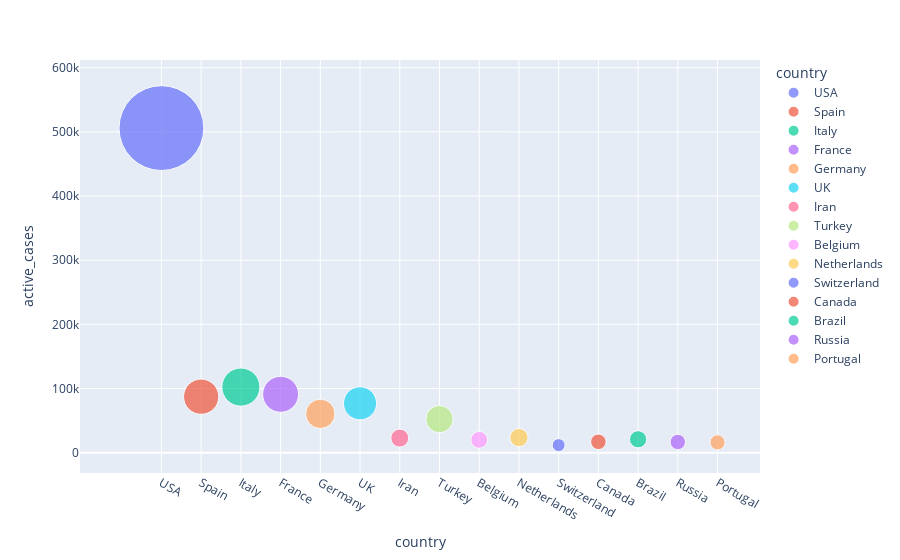
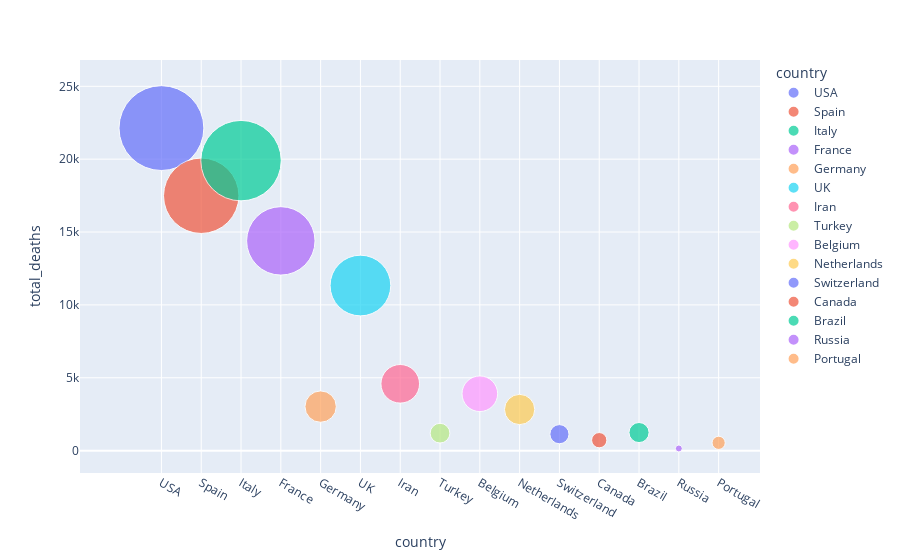

Source (notebook cell) for these figures, in order:
### Code cell
import requests
import notify2
import logging
from bs4 import BeautifulSoup
import matplotlib.pyplot as plt
import pandas as pd
from tabulate import tabulate
import plotly.express as px

class covid:
    
    def __init__(self, url):   
        self.url = url
    
    def logged_errors(self, msg):        
        logger = logging.getLogger(__name__)
        logger.setLevel(logging.INFO)
        formatter = logging.Formatter('%(asctime)s:%(levelname)s:%(message)s')
        file_handler = logging.FileHandler('covid.log')
        file_handler.setFormatter(formatter)
        logger.addHandler(file_handler)
        logger.error(msg)
        
    def show_notification(self, title, message, icon):
        try:
            notify2.init('app')
            notification = notify2.Notification(title, message, icon)
            notification.set_urgency(2)
            notification.show()
            self.logged_errors(message)
        except Exception:
            return
    
    def get_http_data(self):
        try:
            http_data = requests.get(self.url)
            if http_data.status_code != 200:
                title = "FAILED"
                msg = f"http get request failed with : {http_data.status_code}"
                icon = "dialog-information"
                self.show_notification(title, msg, icon)
                return
            else:
                return http_data
        except Exception:
            return
        
    def parse_http_data(self, http_data):
        global soup
        soup = BeautifulSoup(http_data.text, 'lxml')
        self.get_total_world_data()
        
    def get_total_world_data(self):
        
        # Get Total Cases in World
        total_numbers = soup.find_all('div', class_='maincounter-number')
        global world_cases
        world_cases = []
        for t in total_numbers:
            world_cases.append(t.span.text.strip())
        
        # Get Total Active and Closed Cases in World
        global active_closed_cases
        active_closed_cases = []
        total_active_closed = soup.find_all('div',class_='number-table-main')
        for t in total_active_closed:
            active_closed_cases.append(t.text)
            
        # Get mild condition patient count and critical patient count
        global mild_critical_cases
        mild_critical_cases = []
        total_mild_critical_cases = soup.find_all('span', class_='number-table')
        for m in total_mild_critical_cases:
            mild_critical_cases.append(m.text.strip())
        
        mild_critical_cases = mild_critical_cases[:2]
    
    def get_all_countries_data(self):
        all_countries_data_tbody = soup.find('tbody')
        all_countries_data = ''
        for tr in all_countries_data_tbody.find_all('tr')[8:]:
            for td in tr.find_all('td'):
                all_countries_data += td.text.strip() + '$'
            all_countries_data += '\n'
        all_countries_data = all_countries_data.split('\n')
        
        global all_countries_data_temp
        all_countries_data_temp = []
        len_ = len(all_countries_data)
        for data in all_countries_data[:len_-1]:
            all_countries_data_temp.append(data.split('$')[:11])
            
    
    def create_dataframe(self):
        global df
        df = pd.DataFrame(all_countries_data_temp)
        columns = ['country', 'total_cases', 'new_cases', 'total_deaths', 'new_deaths', 'total_recovered',
                  'active_cases', 'serious_critical', 'total_cases_per_1M', 'deaths_per_1M', 'total_tests']
        df.columns = columns
        df.replace('', 'nan', inplace=True)
        df.replace('N/A', 'nan', inplace=True)
        
        df.drop(['total_cases_per_1M', 'deaths_per_1M'], axis=True, inplace=True)
        
        #write to a file
        df.to_csv('covid.csv',index=False,header=True)
        
    def string_to_num(self, string):
        if string == 'nan':
            return 0
        elif string[0] == '+':
            string = string[1:]
            return int(''.join(string.split(',')))
        else:
            return int(''.join(string.split(',')))
    
    def change_cols_data_to_numeric(self):
        df['total_cases'] = df['total_cases'].apply(self.string_to_num)
        df['new_cases'] = df['new_cases'].apply(self.string_to_num)
        df['total_deaths'] = df['total_deaths'].apply(self.string_to_num)
        df['new_deaths'] = df['new_deaths'].apply(self.string_to_num)
        df['total_recovered'] = df['total_recovered'].apply(self.string_to_num)
        df['active_cases'] = df['active_cases'].apply(self.string_to_num)
        df['serious_critical'] = df['serious_critical'].apply(self.string_to_num)
        df['total_tests'] = df['total_tests'].apply(self.string_to_num)
        print(tabulate(df.head(10)))
            
    @staticmethod
    def plot_total_numbers():
        fig = plt.figure()
        ax = fig.add_subplot(111)
        world_cases_temp = []
        ax.set(title='Current Coronavirus Cases Stats')
        for c in world_cases:
            world_cases_temp.append(int((''.join(c.split(',')))))
        text = ['total_cases','total_deaths','total_recovered']
        ax.bar(text,world_cases_temp)
        plt.show()
    
    @staticmethod
    def plot_active_closed_cases():
        fig = plt.figure()
        ax = fig.add_subplot(111)
        ax.set(title='Total Coronavirus Cases distribution')
        active_closed_cases_temp = []
        for c in active_closed_cases:
            active_closed_cases_temp.append(int((''.join(c.split(',')))))
        text = ['active_cases','closed_cases']
        ax.bar(text,active_closed_cases_temp)
        plt.show()

    @staticmethod
    def plot_mild_critical_cases():
        fig = plt.figure()
        ax = fig.add_subplot(111)
        ax.set(title='Total Active Cases distribution')
        mild_critical_cases_temp = []
        for c in mild_critical_cases:
            mild_critical_cases_temp.append(int((''.join(c.split(',')))))
        text = ['mild_cases','critical_cases']
        ax.bar(text,mild_critical_cases_temp)
        plt.show()
    
    @staticmethod
    def plot_country_active_cases():
        fig = px.scatter(df.head(15), x='country', y='active_cases',
                        size='active_cases', color='country', hover_name='country', size_max=60)
        fig.show()
    
    @staticmethod
    def plot_country_death_cases():
        fig = px.scatter(df.head(15), x='country', y='total_deaths',
                        size='total_deaths', color='country', hover_name='country', size_max=60)
        fig.show()
            
if __name__ == "__main__":
    
    url = "https://www.worldometers.info/coronavirus/"
    c = covid(url)
    http_data = c.get_http_data()
    if http_data:
        c.parse_http_data(http_data)
        c.get_all_countries_data()
        c.create_dataframe()
        c.change_cols_data_to_numeric()
        #c.plot_total_numbers()
        #c.plot_active_closed_cases()
        #c.plot_mild_critical_cases()
        c.plot_country_active_cases()
        c.plot_country_death_cases()

### Figure 1 — Plotly figure (JSON) as saved in the notebook; plotly's stock layout.template omitted (floating-point values rounded to 4 significant figures)
{"data": [{"hoverlabel": {"namelength": 0}, "hovertemplate": "<b>%{hovertext}</b><br><br>country=%{x}<br>active_cases=%{marker.size}", "hovertext": ["USA"], "legendgroup": "USA", "marker": {"color": "#636efa", "size": [505904], "sizemode": "area", "sizeref": 140.5, "symbol": "circle"}, "mode": "markers", "name": "USA", "showlegend": true, "type": "scatter", "x": ["USA"], "xaxis": "x", "y": [505904], "yaxis": "y"}, {"hoverlabel": {"namelength": 0}, "hovertemplate": "<b>%{hovertext}</b><br><br>country=%{x}<br>active_cases=%{marker.size}", "hovertext": ["Spain"], "legendgroup": "Spain", "marker": {"color": "#EF553B", "size": [87280], "sizemode": "area", "sizeref": 140.5, "symbol": "circle"}, "mode": "markers", "name": "Spain", "showlegend": true, "type": "scatter", "x": ["Spain"], "xaxis": "x", "y": [87280], "yaxis": "y"}, {"hoverlabel": {"namelength": 0}, "hovertemplate": "<b>%{hovertext}</b><br><br>country=%{x}<br>active_cases=%{marker.size}", "hovertext": ["Italy"], "legendgroup": "Italy", "marker": {"color": "#00cc96", "size": [102253], "sizemode": "area", "sizeref": 140.5, "symbol": "circle"}, "mode": "markers", "name": "Italy", "showlegend": true, "type": "scatter", "x": ["Italy"], "xaxis": "x", "y": [102253], "yaxis": "y"}, {"hoverlabel": {"namelength": 0}, "hovertemplate": "<b>%{hovertext}</b><br><br>country=%{x}<br>active_cases=%{marker.size}", "hovertext": ["France"], "legendgroup": "France", "marker": {"color": "#ab63fa", "size": [91012], "sizemode": "area", "sizeref": 140.5, "symbol": "circle"}, "mode": "markers", "name": "France", "showlegend": true, "type": "scatter", "x": ["France"], "xaxis": "x", "y": [91012], "yaxis": "y"}, {"hoverlabel": {"namelength": 0}, "hovertemplate": "<b>%{hovertext}</b><br><br>country=%{x}<br>active_cases=%{marker.size}", "hovertext": ["Germany"], "legendgroup": "Germany", "marker": {"color": "#FFA15A", "size": [60532], "sizemode": "area", "sizeref": 140.5, "symbol": "circle"}, "mode": "markers", "name": "Germany", "showlegend": true, "type": "scatter", "x": ["Germany"], "xaxis": "x", "y": [60532], "yaxis": "y"}, {"hoverlabel": {"namelength": 0}, "hovertemplate": "<b>%{hovertext}</b><br><br>country=%{x}<br>active_cases=%{marker.size}", "hovertext": ["UK"], "legendgroup": "UK", "marker": {"color": "#19d3f3", "size": [76948], "sizemode": "area", "sizeref": 140.5, "symbol": "circle"}, "mode": "markers", "name": "UK", "showlegend": true, "type": "scatter", "x": ["UK"], "xaxis": "x", "y": [76948], "yaxis": "y"}, {"hoverlabel": {"namelength": 0}, "hovertemplate": "<b>%{hovertext}</b><br><br>country=%{x}<br>active_cases=%{marker.size}", "hovertext": ["Iran"], "legendgroup": "Iran", "marker": {"color": "#FF6692", "size": [22735], "sizemode": "area", "sizeref": 140.5, "symbol": "circle"}, "mode": "markers", "name": "Iran", "showlegend": true, "type": "scatter", "x": ["Iran"], "xaxis": "x", "y": [22735], "yaxis": "y"}, {"hoverlabel": {"namelength": 0}, "hovertemplate": "<b>%{hovertext}</b><br><br>country=%{x}<br>active_cases=%{marker.size}", "hovertext": ["Turkey"], "legendgroup": "Turkey", "marker": {"color": "#B6E880", "size": [52312], "sizemode": "area", "sizeref": 140.5, "symbol": "circle"}, "mode": "markers", "name": "Turkey", "showlegend": true, "type": "scatter", "x": ["Turkey"], "xaxis": "x", "y": [52312], "yaxis": "y"}, {"hoverlabel": {"namelength": 0}, "hovertemplate": "<b>%{hovertext}</b><br><br>country=%{x}<br>active_cases=%{marker.size}", "hovertext": ["Belgium"], "legendgroup": "Belgium", "marker": {"color": "#FF97FF", "size": [19979], "sizemode": "area", "sizeref": 140.5, "symbol": "circle"}, "mode": "markers", "name": "Belgium", "showlegend": true, "type": "scatter", "x": ["Belgium"], "xaxis": "x", "y": [19979], "yaxis": "y"}, {"hoverlabel": {"namelength": 0}, "hovertemplate": "<b>%{hovertext}</b><br><br>country=%{x}<br>active_cases=%{marker.size}", "hovertext": ["Netherlands"], "legendgroup": "Netherlands", "marker": {"color": "#FECB52", "size": [23478], "sizemode": "area", "sizeref": 140.5, "symbol": "circle"}, "mode": "markers", "name": "Netherlands", "showlegend": true, "type": "scatter", "x": ["Netherlands"], "xaxis": "x", "y": [23478], "yaxis": "y"}, {"hoverlabel": {"namelength": 0}, "hovertemplate": "<b>%{hovertext}</b><br><br>country=%{x}<br>active_cases=%{marker.size}", "hovertext": ["Switzerland"], "legendgroup": "Switzerland", "marker": {"color": "#636efa", "size": [11794], "sizemode": "area", "sizeref": 140.5, "symbol": "circle"}, "mode": "markers", "name": "Switzerland", "showlegend": true, "type": "scatter", "x": ["Switzerland"], "xaxis": "x", "y": [11794], "yaxis": "y"}, {"hoverlabel": {"namelength": 0}, "hovertemplate": "<b>%{hovertext}</b><br><br>country=%{x}<br>active_cases=%{marker.size}", "hovertext": ["Canada"], "legendgroup": "Canada", "marker": {"color": "#EF553B", "size": [16915], "sizemode": "area", "sizeref": 140.5, "symbol": "circle"}, "mode": "markers", "name": "Canada", "showlegend": true, "type": "scatter", "x": ["Canada"], "xaxis": "x", "y": [16915], "yaxis": "y"}, {"hoverlabel": {"namelength": 0}, "hovertemplate": "<b>%{hovertext}</b><br><br>country=%{x}<br>active_cases=%{marker.size}", "hovertext": ["Brazil"], "legendgroup": "Brazil", "marker": {"color": "#00cc96", "size": [20904], "sizemode": "area", "sizeref": 140.5, "symbol": "circle"}, "mode": "markers", "name": "Brazil", "showlegend": true, "type": "scatter", "x": ["Brazil"], "xaxis": "x", "y": [20904], "yaxis": "y"}, {"hoverlabel": {"namelength": 0}, "hovertemplate": "<b>%{hovertext}</b><br><br>country=%{x}<br>active_cases=%{marker.size}", "hovertext": ["Russia"], "legendgroup": "Russia", "marker": {"color": "#ab63fa", "size": [16710], "sizemode": "area", "sizeref": 140.5, "symbol": "circle"}, "mode": "markers", "name": "Russia", "showlegend": true, "type": "scatter", "x": ["Russia"], "xaxis": "x", "y": [16710], "yaxis": "y"}, {"hoverlabel": {"namelength": 0}, "hovertemplate": "<b>%{hovertext}</b><br><br>country=%{x}<br>active_cases=%{marker.size}", "hovertext": ["Portugal"], "legendgroup": "Portugal", "marker": {"color": "#FFA15A", "size": [16122], "sizemode": "area", "sizeref": 140.5, "symbol": "circle"}, "mode": "markers", "name": "Portugal", "showlegend": true, "type": "scatter", "x": ["Portugal"], "xaxis": "x", "y": [16122], "yaxis": "y"}], "layout": {"legend": {"itemsizing": "constant", "title": {"text": "country"}, "tracegroupgap": 0}, "margin": {"t": 60}, "xaxis": {"anchor": "y", "categoryarray": ["USA", "Spain", "Italy", "France", "Germany", "UK", "Iran", "Turkey", "Belgium", "Netherlands", "Switzerland", "Canada", "Brazil", "Russia", "Portugal"], "categoryorder": "array", "domain": [0, 1], "title": {"text": "country"}}, "yaxis": {"anchor": "x", "domain": [0, 1], "title": {"text": "active_cases"}}}}

### Figure 2 — Plotly figure (JSON) as saved in the notebook; plotly's stock layout.template omitted (floating-point values rounded to 4 significant figures)
{"data": [{"hoverlabel": {"namelength": 0}, "hovertemplate": "<b>%{hovertext}</b><br><br>country=%{x}<br>total_deaths=%{marker.size}", "hovertext": ["USA"], "legendgroup": "USA", "marker": {"color": "#636efa", "size": [22133], "sizemode": "area", "sizeref": 6.148, "symbol": "circle"}, "mode": "markers", "name": "USA", "showlegend": true, "type": "scatter", "x": ["USA"], "xaxis": "x", "y": [22133], "yaxis": "y"}, {"hoverlabel": {"namelength": 0}, "hovertemplate": "<b>%{hovertext}</b><br><br>country=%{x}<br>total_deaths=%{marker.size}", "hovertext": ["Spain"], "legendgroup": "Spain", "marker": {"color": "#EF553B", "size": [17489], "sizemode": "area", "sizeref": 6.148, "symbol": "circle"}, "mode": "markers", "name": "Spain", "showlegend": true, "type": "scatter", "x": ["Spain"], "xaxis": "x", "y": [17489], "yaxis": "y"}, {"hoverlabel": {"namelength": 0}, "hovertemplate": "<b>%{hovertext}</b><br><br>country=%{x}<br>total_deaths=%{marker.size}", "hovertext": ["Italy"], "legendgroup": "Italy", "marker": {"color": "#00cc96", "size": [19899], "sizemode": "area", "sizeref": 6.148, "symbol": "circle"}, "mode": "markers", "name": "Italy", "showlegend": true, "type": "scatter", "x": ["Italy"], "xaxis": "x", "y": [19899], "yaxis": "y"}, {"hoverlabel": {"namelength": 0}, "hovertemplate": "<b>%{hovertext}</b><br><br>country=%{x}<br>total_deaths=%{marker.size}", "hovertext": ["France"], "legendgroup": "France", "marker": {"color": "#ab63fa", "size": [14393], "sizemode": "area", "sizeref": 6.148, "symbol": "circle"}, "mode": "markers", "name": "France", "showlegend": true, "type": "scatter", "x": ["France"], "xaxis": "x", "y": [14393], "yaxis": "y"}, {"hoverlabel": {"namelength": 0}, "hovertemplate": "<b>%{hovertext}</b><br><br>country=%{x}<br>total_deaths=%{marker.size}", "hovertext": ["Germany"], "legendgroup": "Germany", "marker": {"color": "#FFA15A", "size": [3022], "sizemode": "area", "sizeref": 6.148, "symbol": "circle"}, "mode": "markers", "name": "Germany", "showlegend": true, "type": "scatter", "x": ["Germany"], "xaxis": "x", "y": [3022], "yaxis": "y"}, {"hoverlabel": {"namelength": 0}, "hovertemplate": "<b>%{hovertext}</b><br><br>country=%{x}<br>total_deaths=%{marker.size}", "hovertext": ["UK"], "legendgroup": "UK", "marker": {"color": "#19d3f3", "size": [11329], "sizemode": "area", "sizeref": 6.148, "symbol": "circle"}, "mode": "markers", "name": "UK", "showlegend": true, "type": "scatter", "x": ["UK"], "xaxis": "x", "y": [11329], "yaxis": "y"}, {"hoverlabel": {"namelength": 0}, "hovertemplate": "<b>%{hovertext}</b><br><br>country=%{x}<br>total_deaths=%{marker.size}", "hovertext": ["Iran"], "legendgroup": "Iran", "marker": {"color": "#FF6692", "size": [4585], "sizemode": "area", "sizeref": 6.148, "symbol": "circle"}, "mode": "markers", "name": "Iran", "showlegend": true, "type": "scatter", "x": ["Iran"], "xaxis": "x", "y": [4585], "yaxis": "y"}, {"hoverlabel": {"namelength": 0}, "hovertemplate": "<b>%{hovertext}</b><br><br>country=%{x}<br>total_deaths=%{marker.size}", "hovertext": ["Turkey"], "legendgroup": "Turkey", "marker": {"color": "#B6E880", "size": [1198], "sizemode": "area", "sizeref": 6.148, "symbol": "circle"}, "mode": "markers", "name": "Turkey", "showlegend": true, "type": "scatter", "x": ["Turkey"], "xaxis": "x", "y": [1198], "yaxis": "y"}, {"hoverlabel": {"namelength": 0}, "hovertemplate": "<b>%{hovertext}</b><br><br>country=%{x}<br>total_deaths=%{marker.size}", "hovertext": ["Belgium"], "legendgroup": "Belgium", "marker": {"color": "#FF97FF", "size": [3903], "sizemode": "area", "sizeref": 6.148, "symbol": "circle"}, "mode": "markers", "name": "Belgium", "showlegend": true, "type": "scatter", "x": ["Belgium"], "xaxis": "x", "y": [3903], "yaxis": "y"}, {"hoverlabel": {"namelength": 0}, "hovertemplate": "<b>%{hovertext}</b><br><br>country=%{x}<br>total_deaths=%{marker.size}", "hovertext": ["Netherlands"], "legendgroup": "Netherlands", "marker": {"color": "#FECB52", "size": [2823], "sizemode": "area", "sizeref": 6.148, "symbol": "circle"}, "mode": "markers", "name": "Netherlands", "showlegend": true, "type": "scatter", "x": ["Netherlands"], "xaxis": "x", "y": [2823], "yaxis": "y"}, {"hoverlabel": {"namelength": 0}, "hovertemplate": "<b>%{hovertext}</b><br><br>country=%{x}<br>total_deaths=%{marker.size}", "hovertext": ["Switzerland"], "legendgroup": "Switzerland", "marker": {"color": "#636efa", "size": [1129], "sizemode": "area", "sizeref": 6.148, "symbol": "circle"}, "mode": "markers", "name": "Switzerland", "showlegend": true, "type": "scatter", "x": ["Switzerland"], "xaxis": "x", "y": [1129], "yaxis": "y"}, {"hoverlabel": {"namelength": 0}, "hovertemplate": "<b>%{hovertext}</b><br><br>country=%{x}<br>total_deaths=%{marker.size}", "hovertext": ["Canada"], "legendgroup": "Canada", "marker": {"color": "#EF553B", "size": [717], "sizemode": "area", "sizeref": 6.148, "symbol": "circle"}, "mode": "markers", "name": "Canada", "showlegend": true, "type": "scatter", "x": ["Canada"], "xaxis": "x", "y": [717], "yaxis": "y"}, {"hoverlabel": {"namelength": 0}, "hovertemplate": "<b>%{hovertext}</b><br><br>country=%{x}<br>total_deaths=%{marker.size}", "hovertext": ["Brazil"], "legendgroup": "Brazil", "marker": {"color": "#00cc96", "size": [1241], "sizemode": "area", "sizeref": 6.148, "symbol": "circle"}, "mode": "markers", "name": "Brazil", "showlegend": true, "type": "scatter", "x": ["Brazil"], "xaxis": "x", "y": [1241], "yaxis": "y"}, {"hoverlabel": {"namelength": 0}, "hovertemplate": "<b>%{hovertext}</b><br><br>country=%{x}<br>total_deaths=%{marker.size}", "hovertext": ["Russia"], "legendgroup": "Russia", "marker": {"color": "#ab63fa", "size": [148], "sizemode": "area", "sizeref": 6.148, "symbol": "circle"}, "mode": "markers", "name": "Russia", "showlegend": true, "type": "scatter", "x": ["Russia"], "xaxis": "x", "y": [148], "yaxis": "y"}, {"hoverlabel": {"namelength": 0}, "hovertemplate": "<b>%{hovertext}</b><br><br>country=%{x}<br>total_deaths=%{marker.size}", "hovertext": ["Portugal"], "legendgroup": "Portugal", "marker": {"color": "#FFA15A", "size": [535], "sizemode": "area", "sizeref": 6.148, "symbol": "circle"}, "mode": "markers", "name": "Portugal", "showlegend": true, "type": "scatter", "x": ["Portugal"], "xaxis": "x", "y": [535], "yaxis": "y"}], "layout": {"legend": {"itemsizing": "constant", "title": {"text": "country"}, "tracegroupgap": 0}, "margin": {"t": 60}, "xaxis": {"anchor": "y", "categoryarray": ["USA", "Spain", "Italy", "France", "Germany", "UK", "Iran", "Turkey", "Belgium", "Netherlands", "Switzerland", "Canada", "Brazil", "Russia", "Portugal"], "categoryorder": "array", "domain": [0, 1], "title": {"text": "country"}}, "yaxis": {"anchor": "x", "domain": [0, 1], "title": {"text": "total_deaths"}}}}
